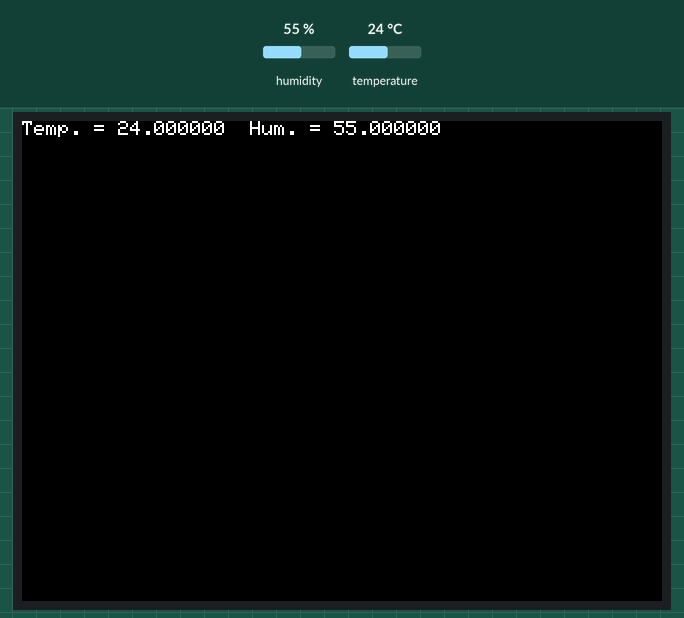
Recording of a sketch running on a simulated ESP32. Parts: 320×240 colour display. The inputs (shaded band) are chosen by the test bench; at power-on: humidity 55 %, temperature 24 °C.

Above: at 1.3 s.
1.4 s: humidity set to 22 %
At 3.5 s:
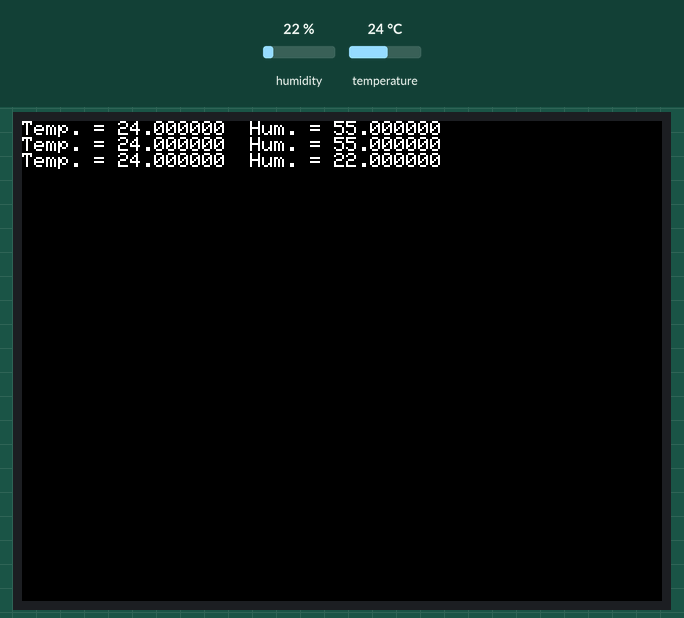
9.2 s: temperature set to 12 °C
At 10.4 s:
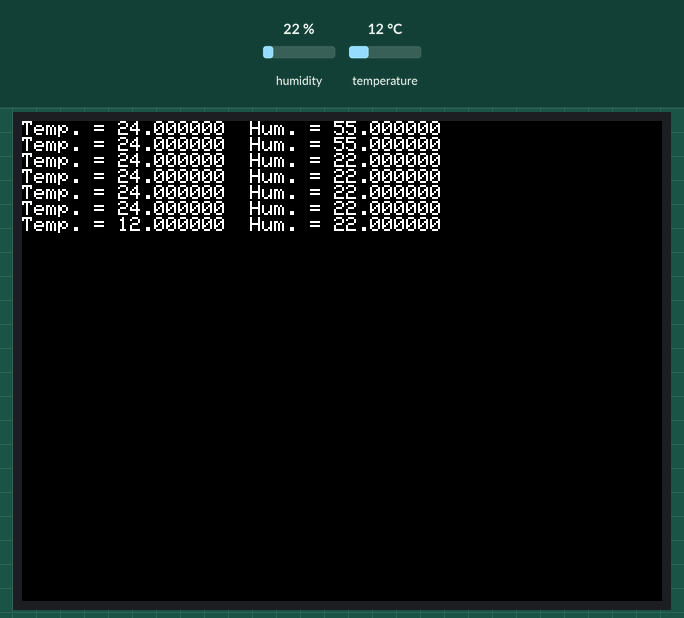
13.1 s: humidity set to 40 %
At 16.2 s:
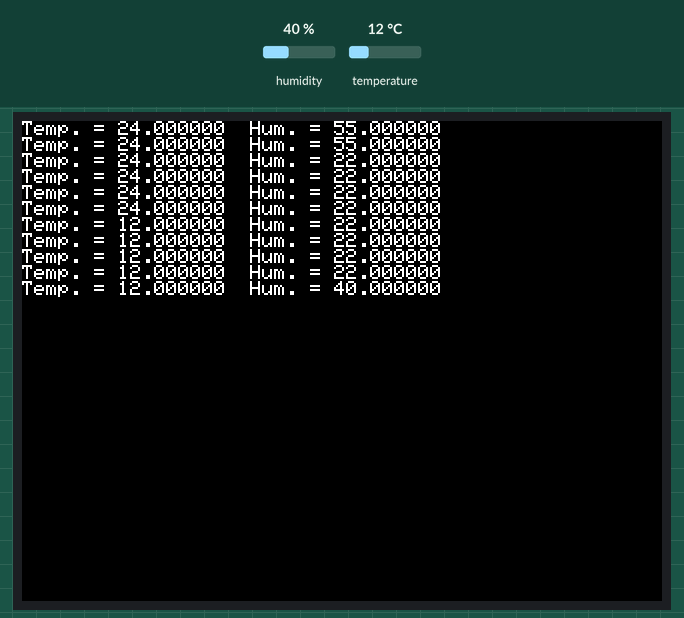
18.3 s: temperature set to 19 °C
At 19.5 s:
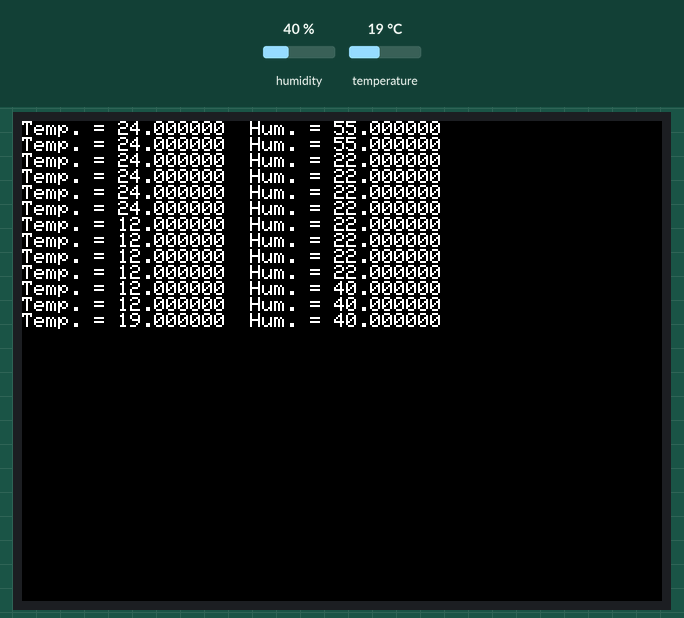
Timing chart, 0 to 21.3 s (numbered marks = the images above; inputs shaded):
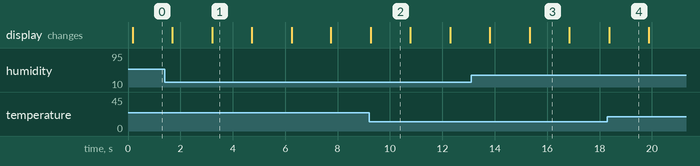

The sketch:

Hello-DHT11.ino
```cpp
/**
 ** Name: Hello-DHT11.ino
 *
 * M5Stackで温湿度センサ(DHT11)を使うサンプル
 * PORT Aにつないで用いる
 *
 * 参考: http://wiki.seeedstudio.com/Grove-TemperatureAndHumidity_Sensor/
 */

#include "DHT.h"
#include <Arduino.h>
#include <M5Stack.h>

#define DHTPIN 22     // what pin we're connected to
#define DHTTYPE DHT11   // DHT 11

DHT dht(DHTPIN, DHTTYPE);

void setup() {
    M5.begin();
    dht.begin();
}

void loop()
{
  float temp = dht.readTemperature();
  float hum =  dht.readHumidity();
  M5.Lcd.printf("Temp. = %f  Hum. = %f\n", temp,hum);
  delay(1500);
}
```

Measured:
- what the display in image 1 shows lasts 1.5 s, from 3.2 s to 4.7 s
